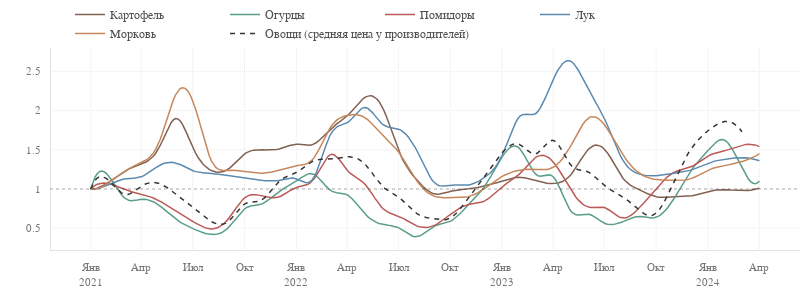

The notebook cell saved with this chart:
### Code cell
fig = go.Figure(layout=dict(width=800, height=300))

# картофель
fig.add_trace(
    go.Scatter(
        x=smoothed(normalized_by_first(potato).round(2), datetime_index=True).index,
        y=smoothed(normalized_by_first(potato).round(2),  datetime_index=True).values.ravel(),
        mode='lines', line_color=palette[5], hoverinfo='skip',
        name='Картофель'
    )
)
fig.add_trace(
    go.Scatter(
        x=normalized_by_first(potato).round(2).index,
        y=normalized_by_first(potato).round(2).values.ravel(),
        marker=dict(opacity=0, size=5),
        mode='markers', line_color=palette[5], showlegend=False,
        name='Картофель'
    )
)
# Огурцы
fig.add_trace(
    go.Scatter(
        x=smoothed(normalized_by_first(cucumber).round(2), datetime_index=True).index,
        y=smoothed(normalized_by_first(cucumber).round(2),  datetime_index=True).values.ravel(),
        mode='lines', line_color=palette[3], hoverinfo='skip',
        name='Огурцы'
    )
)
fig.add_trace(
    go.Scatter(
        x=normalized_by_first(cucumber).round(2).index,
        y=normalized_by_first(cucumber).round(2).values.ravel(),
        marker=dict(opacity=0, size=5),
        mode='markers', line_color=palette[3], showlegend=False,
        name='Огурцы'
    )
)
# Помидоры
fig.add_trace(
    go.Scatter(
        x=smoothed(normalized_by_first(tomato).round(2), datetime_index=True).index,
        y=smoothed(normalized_by_first(tomato).round(2),  datetime_index=True).values.ravel(),
        mode='lines', line_color=palette[1], hoverinfo='skip',
        name='Помидоры'
    )
)
fig.add_trace(
    go.Scatter(
        x=normalized_by_first(tomato).round(2).index,
        y=normalized_by_first(tomato).round(2).values.ravel(),
        marker=dict(opacity=0, size=5),
        mode='markers', line_color=palette[1], showlegend=False,
        name='Помидоры'
    )
)
# Лук
fig.add_trace(
    go.Scatter(
        x=smoothed(normalized_by_first(onion).round(2), datetime_index=True).index,
        y=smoothed(normalized_by_first(onion).round(2),  datetime_index=True).values.ravel(),
        mode='lines', line_color=palette[2], hoverinfo='skip',
        name='Лук'
    )
)
fig.add_trace(
    go.Scatter(
        x=normalized_by_first(onion).round(2).index,
        y=normalized_by_first(onion).round(2).values.ravel(),
        marker=dict(opacity=0, size=5),
        mode='markers', line_color=palette[2], showlegend=False,
        name='Лук'
    )
)
# Морковь
fig.add_trace(
    go.Scatter(
        x=smoothed(normalized_by_first(carrot).round(2), datetime_index=True).index,
        y=smoothed(normalized_by_first(carrot).round(2),  datetime_index=True).values.ravel(),
        mode='lines', line_color=palette[9], hoverinfo='skip',
        name='Морковь'
    )
)
fig.add_trace(
    go.Scatter(
        x=normalized_by_first(carrot).round(2).index,
        y=normalized_by_first(carrot).round(2).values.ravel(),
        marker=dict(opacity=0, size=5),
        mode='markers', line_color=palette[9], showlegend=False,
        name='Морковь'
    )
)
# овощи
fig.add_trace(
    go.Scatter(
        x=smoothed(normalized_by_first(vegetables_raw).round(2), datetime_index=True).index,
        y=smoothed(normalized_by_first(vegetables_raw).round(2),  datetime_index=True).values.ravel(),
        mode='lines', line_color=palette[-5], line_dash='5px', hoverinfo='skip',
        name='Овощи (средняя цена у производителей)'
    )
)
fig.add_trace(
    go.Scatter(
        x=normalized_by_first(vegetables_raw).round(2).index,
        y=normalized_by_first(vegetables_raw).round(2).values.ravel(),
        marker=dict(opacity=0, size=5),
        mode='markers', line_color=palette[-5], showlegend=False,
        name='Овощи (средняя цена у производителей)'
    )
)

fig.update_xaxes(
    dtick='M3',
    tickformat="%b<br>%Y",
    labelalias=xtickaliases
)
fig.update_yaxes(
    dtick=0.5
)
fig.update_layout(
    legend=dict(entrywidth=90, entrywidthmode='pixels')
)

pl_hline(1)

fig.show(config=config)
pl_savefig(figure=fig, name='price-vegetables', path=path_save_img, config=config, fmt='html')

### Figure 1 — Plotly figure (JSON) as saved in the notebook; plotly's stock layout.template omitted (floating-point values rounded to 4 significant figures; data arrays with more than 128 entries replaced by an {"elided": "..."} marker saying what was removed)
{"data": [{"hoverinfo": "skip", "line": {"color": "#826152"}, "mode": "lines", "name": "Картофель", "type": "scatter", "x": {"elided": "300 str values"}, "y": {"elided": "300 float values"}}, {"line": {"color": "#826152"}, "marker": {"opacity": 0, "size": 5}, "mode": "markers", "name": "Картофель", "showlegend": false, "type": "scatter", "x": ["2021-01-01T00:00:00", "2021-02-01T00:00:00", "2021-03-01T00:00:00", "2021-04-01T00:00:00", "2021-05-01T00:00:00", "2021-06-01T00:00:00", "2021-07-01T00:00:00", "2021-08-01T00:00:00", "2021-09-01T00:00:00", "2021-10-01T00:00:00", "2021-11-01T00:00:00", "2021-12-01T00:00:00", "2022-01-01T00:00:00", "2022-02-01T00:00:00", "2022-03-01T00:00:00", "2022-04-01T00:00:00", "2022-05-01T00:00:00", "2022-06-01T00:00:00", "2022-07-01T00:00:00", "2022-08-01T00:00:00", "2022-09-01T00:00:00", "2022-10-01T00:00:00", "2022-11-01T00:00:00", "2022-12-01T00:00:00", "2023-01-01T00:00:00", "2023-02-01T00:00:00", "2023-03-01T00:00:00", "2023-04-01T00:00:00", "2023-05-01T00:00:00", "2023-06-01T00:00:00", "2023-07-01T00:00:00", "2023-08-01T00:00:00", "2023-09-01T00:00:00", "2023-10-01T00:00:00", "2023-11-01T00:00:00", "2023-12-01T00:00:00", "2024-01-01T00:00:00", "2024-02-01T00:00:00", "2024-03-01T00:00:00", "2024-04-01T00:00:00"], "y": [1, 1.08, 1.23, 1.32, 1.53, 1.9, 1.51, 1.24, 1.25, 1.45, 1.5, 1.51, 1.57, 1.57, 1.77, 1.94, 2.17, 2.05, 1.47, 1.12, 0.94, 0.97, 1, 1.04, 1.1, 1.15, 1.1, 1.07, 1.18, 1.5, 1.5, 1.15, 0.99, 0.9, 0.9, 0.91, 0.97, 0.99, 0.98, 1.01]}, {"hoverinfo": "skip", "line": {"color": "#5A9E88"}, "mode": "lines", "name": "Огурцы", "type": "scatter", "x": {"elided": "300 str values"}, "y": {"elided": "300 float values"}}, {"line": {"color": "#5A9E88"}, "marker": {"opacity": 0, "size": 5}, "mode": "markers", "name": "Огурцы", "showlegend": false, "type": "scatter", "x": ["2021-01-01T00:00:00", "2021-02-01T00:00:00", "2021-03-01T00:00:00", "2021-04-01T00:00:00", "2021-05-01T00:00:00", "2021-06-01T00:00:00", "2021-07-01T00:00:00", "2021-08-01T00:00:00", "2021-09-01T00:00:00", "2021-10-01T00:00:00", "2021-11-01T00:00:00", "2021-12-01T00:00:00", "2022-01-01T00:00:00", "2022-02-01T00:00:00", "2022-03-01T00:00:00", "2022-04-01T00:00:00", "2022-05-01T00:00:00", "2022-06-01T00:00:00", "2022-07-01T00:00:00", "2022-08-01T00:00:00", "2022-09-01T00:00:00", "2022-10-01T00:00:00", "2022-11-01T00:00:00", "2022-12-01T00:00:00", "2023-01-01T00:00:00", "2023-02-01T00:00:00", "2023-03-01T00:00:00", "2023-04-01T00:00:00", "2023-05-01T00:00:00", "2023-06-01T00:00:00", "2023-07-01T00:00:00", "2023-08-01T00:00:00", "2023-09-01T00:00:00", "2023-10-01T00:00:00", "2023-11-01T00:00:00", "2023-12-01T00:00:00", "2024-01-01T00:00:00", "2024-02-01T00:00:00", "2024-03-01T00:00:00", "2024-04-01T00:00:00"], "y": [1, 1.18, 0.88, 0.87, 0.79, 0.61, 0.49, 0.42, 0.5, 0.75, 0.81, 0.97, 1.1, 1.19, 0.98, 0.92, 0.68, 0.55, 0.5, 0.39, 0.52, 0.59, 0.79, 1.04, 1.41, 1.52, 1.18, 1.15, 0.72, 0.68, 0.56, 0.58, 0.65, 0.64, 0.87, 1.23, 1.49, 1.62, 1.26, 1.1]}, {"hoverinfo": "skip", "line": {"color": "#BA5B58"}, "mode": "lines", "name": "Помидоры", "type": "scatter", "x": {"elided": "300 str values"}, "y": {"elided": "300 float values"}}, {"line": {"color": "#BA5B58"}, "marker": {"opacity": 0, "size": 5}, "mode": "markers", "name": "Помидоры", "showlegend": false, "type": "scatter", "x": ["2021-01-01T00:00:00", "2021-02-01T00:00:00", "2021-03-01T00:00:00", "2021-04-01T00:00:00", "2021-05-01T00:00:00", "2021-06-01T00:00:00", "2021-07-01T00:00:00", "2021-08-01T00:00:00", "2021-09-01T00:00:00", "2021-10-01T00:00:00", "2021-11-01T00:00:00", "2021-12-01T00:00:00", "2022-01-01T00:00:00", "2022-02-01T00:00:00", "2022-03-01T00:00:00", "2022-04-01T00:00:00", "2022-05-01T00:00:00", "2022-06-01T00:00:00", "2022-07-01T00:00:00", "2022-08-01T00:00:00", "2022-09-01T00:00:00", "2022-10-01T00:00:00", "2022-11-01T00:00:00", "2022-12-01T00:00:00", "2023-01-01T00:00:00", "2023-02-01T00:00:00", "2023-03-01T00:00:00", "2023-04-01T00:00:00", "2023-05-01T00:00:00", "2023-06-01T00:00:00", "2023-07-01T00:00:00", "2023-08-01T00:00:00", "2023-09-01T00:00:00", "2023-10-01T00:00:00", "2023-11-01T00:00:00", "2023-12-01T00:00:00", "2024-01-01T00:00:00", "2024-02-01T00:00:00", "2024-03-01T00:00:00", "2024-04-01T00:00:00"], "y": [1, 1.07, 0.99, 0.93, 0.85, 0.71, 0.58, 0.49, 0.61, 0.89, 0.91, 0.9, 1.02, 1.12, 1.44, 1.23, 1.06, 0.76, 0.65, 0.53, 0.53, 0.68, 0.8, 0.85, 1.03, 1.19, 1.41, 1.34, 0.99, 0.77, 0.76, 0.63, 0.76, 1.01, 1.21, 1.28, 1.42, 1.49, 1.56, 1.54]}, {"hoverinfo": "skip", "line": {"color": "#5B89AF"}, "mode": "lines", "name": "Лук", "type": "scatter", "x": {"elided": "300 str values"}, "y": {"elided": "300 float values"}}, {"line": {"color": "#5B89AF"}, "marker": {"opacity": 0, "size": 5}, "mode": "markers", "name": "Лук", "showlegend": false, "type": "scatter", "x": ["2021-01-01T00:00:00", "2021-02-01T00:00:00", "2021-03-01T00:00:00", "2021-04-01T00:00:00", "2021-05-01T00:00:00", "2021-06-01T00:00:00", "2021-07-01T00:00:00", "2021-08-01T00:00:00", "2021-09-01T00:00:00", "2021-10-01T00:00:00", "2021-11-01T00:00:00", "2021-12-01T00:00:00", "2022-01-01T00:00:00", "2022-02-01T00:00:00", "2022-03-01T00:00:00", "2022-04-01T00:00:00", "2022-05-01T00:00:00", "2022-06-01T00:00:00", "2022-07-01T00:00:00", "2022-08-01T00:00:00", "2022-09-01T00:00:00", "2022-10-01T00:00:00", "2022-11-01T00:00:00", "2022-12-01T00:00:00", "2023-01-01T00:00:00", "2023-02-01T00:00:00", "2023-03-01T00:00:00", "2023-04-01T00:00:00", "2023-05-01T00:00:00", "2023-06-01T00:00:00", "2023-07-01T00:00:00", "2023-08-01T00:00:00", "2023-09-01T00:00:00", "2023-10-01T00:00:00", "2023-11-01T00:00:00", "2023-12-01T00:00:00", "2024-01-01T00:00:00", "2024-02-01T00:00:00", "2024-03-01T00:00:00", "2024-04-01T00:00:00"], "y": [1, 1.05, 1.13, 1.16, 1.3, 1.33, 1.23, 1.2, 1.17, 1.14, 1.11, 1.11, 1.13, 1.14, 1.7, 1.85, 2.04, 1.83, 1.76, 1.5, 1.09, 1.05, 1.05, 1.15, 1.43, 1.92, 1.97, 2.41, 2.63, 2.28, 1.88, 1.38, 1.19, 1.17, 1.2, 1.24, 1.33, 1.38, 1.4, 1.36]}, {"hoverinfo": "skip", "line": {"color": "#C6875D"}, "mode": "lines", "name": "Морковь", "type": "scatter", "x": {"elided": "300 str values"}, "y": {"elided": "300 float values"}}, {"line": {"color": "#C6875D"}, "marker": {"opacity": 0, "size": 5}, "mode": "markers", "name": "Морковь", "showlegend": false, "type": "scatter", "x": ["2021-01-01T00:00:00", "2021-02-01T00:00:00", "2021-03-01T00:00:00", "2021-04-01T00:00:00", "2021-05-01T00:00:00", "2021-06-01T00:00:00", "2021-07-01T00:00:00", "2021-08-01T00:00:00", "2021-09-01T00:00:00", "2021-10-01T00:00:00", "2021-11-01T00:00:00", "2021-12-01T00:00:00", "2022-01-01T00:00:00", "2022-02-01T00:00:00", "2022-03-01T00:00:00", "2022-04-01T00:00:00", "2022-05-01T00:00:00", "2022-06-01T00:00:00", "2022-07-01T00:00:00", "2022-08-01T00:00:00", "2022-09-01T00:00:00", "2022-10-01T00:00:00", "2022-11-01T00:00:00", "2022-12-01T00:00:00", "2023-01-01T00:00:00", "2023-02-01T00:00:00", "2023-03-01T00:00:00", "2023-04-01T00:00:00", "2023-05-01T00:00:00", "2023-06-01T00:00:00", "2023-07-01T00:00:00", "2023-08-01T00:00:00", "2023-09-01T00:00:00", "2023-10-01T00:00:00", "2023-11-01T00:00:00", "2023-12-01T00:00:00", "2024-01-01T00:00:00", "2024-02-01T00:00:00", "2024-03-01T00:00:00", "2024-04-01T00:00:00"], "y": [1, 1.07, 1.23, 1.34, 1.6, 2.22, 2.1, 1.38, 1.24, 1.22, 1.2, 1.24, 1.3, 1.39, 1.79, 1.94, 1.91, 1.69, 1.46, 1.11, 0.91, 0.89, 0.9, 1.01, 1.16, 1.24, 1.25, 1.28, 1.55, 1.9, 1.81, 1.45, 1.2, 1.12, 1.11, 1.13, 1.24, 1.3, 1.35, 1.45]}, {"hoverinfo": "skip", "line": {"color": "#353535", "dash": "5px"}, "mode": "lines", "name": "Овощи (средняя цена у производителей)", "type": "scatter", "x": {"elided": "300 str values"}, "y": {"elided": "300 float values"}}, {"line": {"color": "#353535"}, "marker": {"opacity": 0, "size": 5}, "mode": "markers", "name": "Овощи (средняя цена у производителей)", "showlegend": false, "type": "scatter", "x": ["2021-01-01T00:00:00", "2021-02-01T00:00:00", "2021-03-01T00:00:00", "2021-04-01T00:00:00", "2021-05-01T00:00:00", "2021-06-01T00:00:00", "2021-07-01T00:00:00", "2021-08-01T00:00:00", "2021-09-01T00:00:00", "2021-10-01T00:00:00", "2021-11-01T00:00:00", "2021-12-01T00:00:00", "2022-01-01T00:00:00", "2022-02-01T00:00:00", "2022-03-01T00:00:00", "2022-04-01T00:00:00", "2022-05-01T00:00:00", "2022-06-01T00:00:00", "2022-07-01T00:00:00", "2022-08-01T00:00:00", "2022-09-01T00:00:00", "2022-10-01T00:00:00", "2022-11-01T00:00:00", "2022-12-01T00:00:00", "2023-01-01T00:00:00", "2023-02-01T00:00:00", "2023-03-01T00:00:00", "2023-04-01T00:00:00", "2023-05-01T00:00:00", "2023-06-01T00:00:00", "2023-07-01T00:00:00", "2023-08-01T00:00:00", "2023-09-01T00:00:00", "2023-10-01T00:00:00", "2023-11-01T00:00:00", "2023-12-01T00:00:00", "2024-01-01T00:00:00", "2024-02-01T00:00:00", "2024-03-01T00:00:00"], "y": [1, 1.12, 0.93, 1.04, 1.07, 0.93, 0.76, 0.59, 0.58, 0.81, 0.86, 1.1, 1.21, 1.36, 1.38, 1.41, 1.32, 1.04, 0.89, 0.69, 0.62, 0.63, 0.87, 1.17, 1.46, 1.57, 1.45, 1.62, 1.31, 1.22, 1.04, 0.91, 0.73, 0.69, 1.08, 1.5, 1.74, 1.86, 1.73]}], "layout": {"height": 300, "legend": {"entrywidth": 90, "entrywidthmode": "pixels"}, "shapes": [{"line": {"color": "black", "dash": "3px", "width": 1}, "opacity": 0.3, "type": "line", "x0": 0, "x1": 1, "xref": "x domain", "y0": 1, "y1": 1, "yref": "y"}], "width": 800, "xaxis": {"autorange": true, "dtick": "M3", "labelalias": {"Apr<br>2021": "Апр", "Apr<br>2022": "Апр", "Apr<br>2023": "Апр", "Apr<br>2024": "Апр", "Aug<br>2021": "Авг", "Aug<br>2022": "Авг", "Aug<br>2023": "Авг", "Aug<br>2024": "Авг", "Dec<br>2021": "Дек", "Dec<br>2022": "Дек", "Dec<br>2023": "Дек", "Dec<br>2024": "Дек", "Feb<br>2021": "Фев", "Feb<br>2022": "Фев", "Feb<br>2023": "Фев", "Feb<br>2024": "Фев", "Jan<br>2021": "Янв<br>2021", "Jan<br>2022": "Янв<br>2022", "Jan<br>2023": "Янв<br>2023", "Jan<br>2024": "Янв<br>2024", "Jul<br>2021": "Июл", "Jul<br>2022": "Июл", "Jul<br>2023": "Июл", "Jul<br>2024": "Июл", "Jun<br>2021": "Июн", "Jun<br>2022": "Июн", "Jun<br>2023": "Июн", "Jun<br>2024": "Июн", "Mar<br>2021": "Мар", "Mar<br>2022": "Мар", "Mar<br>2023": "Мар", "Mar<br>2024": "Мар", "May<br>2021": "Май", "May<br>2022": "Май", "May<br>2023": "Май", "May<br>2024": "Май", "Nov<br>2021": "Ноя", "Nov<br>2022": "Ноя", "Nov<br>2023": "Ноя", "Nov<br>2024": "Ноя", "Oct<br>2021": "Окт", "Oct<br>2022": "Окт", "Oct<br>2023": "Окт", "Oct<br>2024": "Окт", "Sep<br>2021": "Сен", "Sep<br>2022": "Сен", "Sep<br>2023": "Сен", "Sep<br>2024": "Сен"}, "range": ["2020-10-20 22:52:42.6168", "2024-06-12 01:07:17.3832"], "tickformat": "%b<br>%Y", "type": "date"}, "yaxis": {"autorange": true, "dtick": 0.5, "range": [0.2213, 2.799], "type": "linear"}}}
